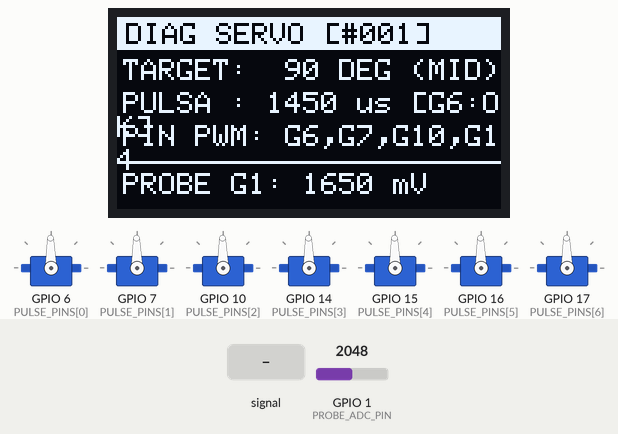
Recording of a sketch running on a simulated ESP32-S3. Parts: 128×64 one-colour display, 7 × servo. Wiring (inferred from the names in the program): 7 × servo: signal GPIO 6 / signal GPIO 7 / signal GPIO 10 / signal GPIO 14 / signal GPIO 15 / signal GPIO 16 / signal GPIO 17. The inputs (shaded band) are chosen by the test bench; at power-on: GPIO 1 (PROBE_ADC_PIN) = 2048 (analog values on the 0–4095 scale). Servo pulses on a pin are drawn as a servo (544–2400 µs = 0–180°); what the sketch prints to the serial monitor is not drawn.

Above: at 1.4 s.
1.5 s: GPIO 1 (PROBE_ADC_PIN) fed a 200 Hz sine of ±1023 counts around its level
At 3.7 s:
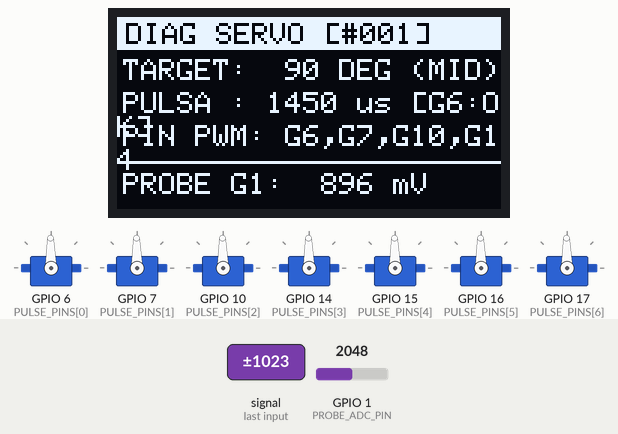
6.0 s: GPIO 1 (PROBE_ADC_PIN) set to 1310
At 7.2 s:
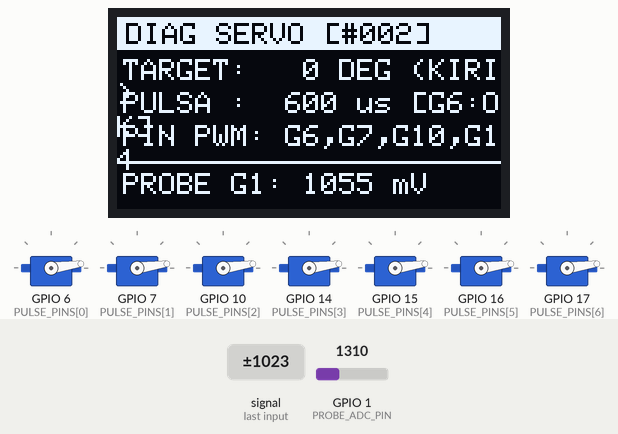
7.9 s: GPIO 1 (PROBE_ADC_PIN) set to 1204
At 9.8 s:
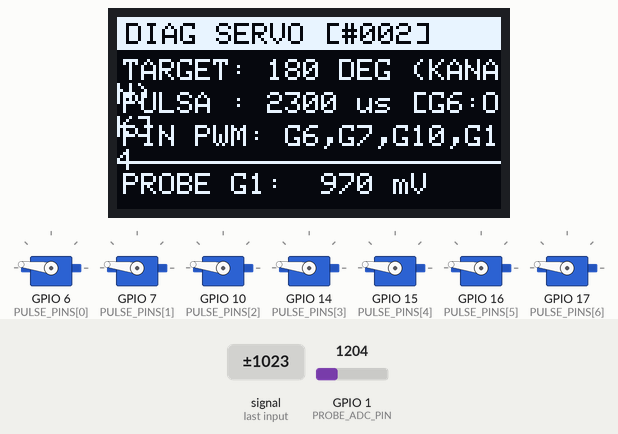
10.3 s: GPIO 1 (PROBE_ADC_PIN) fed a 1000 Hz sine of ±1023 counts around its level
At 11.6 s:
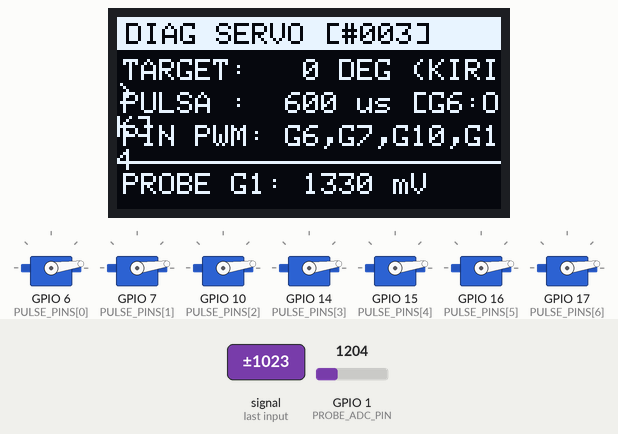
12.8 s: GPIO 1 (PROBE_ADC_PIN) fed a 200 Hz sine of ±327 counts around its level
At 14.5 s:
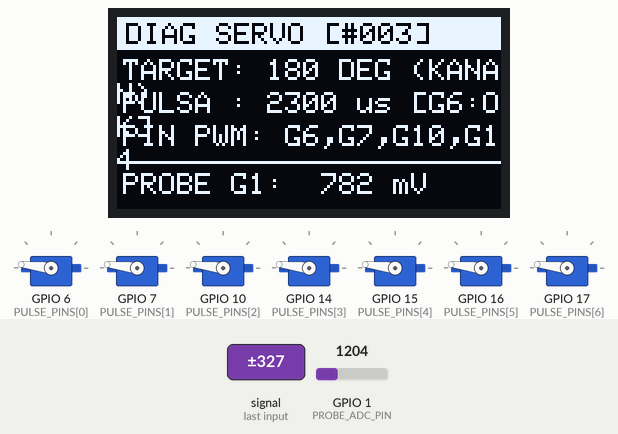
15.2 s: GPIO 1 (PROBE_ADC_PIN) set to 0
At 17.2 s:
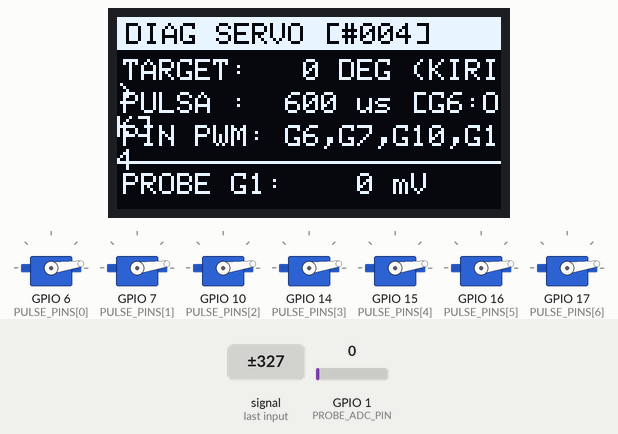
Timing chart, 0 to 18.7 s (numbered marks = the images above; inputs shaded):
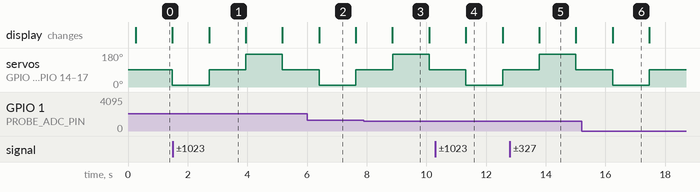

The sketch:

test_servo.ino
```cpp
/*
 * test_servo.ino — Program Uji Kontinyu Motor Servo + Voltmeter OLED (ESP32-S3)
 *
 * Lokasi File : PP2/firmware/test_servo/test_servo.ino
 * Target Board: ESP32S3 Dev Module
 *
 * Fitur Diagnostik Lengkap (Tanpa Perlu Multimeter!):
 *   1. Menggerakkan Servo secara kontinyu: 90 -> 0 -> 90 -> 180 derajat.
 *   2. Mengeluarkan sinyal Servo (50 Hz) sekaligus lewat:
 *        - Hardware LEDC PWM di GPIO 6 (10-bit 50 Hz)
 *        - Direct Microsecond Pulse di GPIO 7, 10, 14, 15, 16, 17
 *   3. FITUR VOLTMETER & DETEKTOR SINYAL DI LAYAR OLED (Pin Probe = GPIO 1):
 *        Hubungkan 1 kabel jumper dari pin GPIO 1 ke:
 *        - Pin "5V" / VCC Servo -> Lihat di layar OLED baris bawah ("PROBE G1: xxxx mV").
 *          * Jika tertulis < 500 mV (0.0V - 0.4V), berarti pin 5V board ESP32-S3 Anda MATI (0V)!
 *          * Jika tertulis > 2500 mV, berarti ada tegangan listrik masuk ke servo.
 *        - Pin "GPIO 6" -> Lihat di layar OLED apakah pulsa terdeteksi ("G6_CHK: OK").
 */

#include <Arduino.h>
#include <Wire.h>
#include <Adafruit_GFX.h>
#include <Adafruit_SSD1306.h>

// Konfigurasi Layar OLED SSD1306 (GPIO 8 SDA & GPIO 9 SCL)
#define OLED_I2C_ADDR   0x3C
#define OLED_SDA_PIN    8
#define OLED_SCL_PIN    9
#define SCREEN_WIDTH    128
#define SCREEN_HEIGHT   64
#define OLED_RESET      -1

// Pin Probe Voltmeter Internal (ADC1_CH0 pada ESP32-S3)
// Gunakan kabel jumper dari GPIO 1 untuk mengecek tegangan pin 5V / 3V3 / VCC Servo!
#define PROBE_ADC_PIN   1

// Pin Direct Pulse (GPIO 6, 7, 10, 14, 15, 16, 17)
const int PULSE_PINS[] = {6, 7, 10, 14, 15, 16, 17};
const int NUM_PULSE_PINS = sizeof(PULSE_PINS) / sizeof(PULSE_PINS[0]);

#define SERVO_MIN_US    600
#define SERVO_MID_US    1450
#define SERVO_MAX_US    2300
#define SERVO_PERIOD_US 20000

Adafruit_SSD1306 display(SCREEN_WIDTH, SCREEN_HEIGHT, &Wire, OLED_RESET);
bool g_oled_ok = false;
uint32_t g_cycle_count = 0;

void updateOledDiagnostic(int angleDeg, int pulseUs, const char *arahLabel, uint32_t probeMv, bool g6PulseOk)
{
    if (!g_oled_ok) return;

    display.clearDisplay();

    // Header
    display.fillRect(0, 0, SCREEN_WIDTH, 11, SSD1306_WHITE);
    display.setTextSize(1);
    display.setTextColor(SSD1306_BLACK);
    display.setCursor(3, 2);
    char hdr[24];
    snprintf(hdr, sizeof(hdr), "DIAG SERVO [#%03lu]", (unsigned long)(g_cycle_count % 1000));
    display.print(hdr);

    display.setTextColor(SSD1306_WHITE);

    // Baris 1: Sudut & Arah
    display.setCursor(2, 14);
    char l1[24];
    snprintf(l1, sizeof(l1), "TARGET: %3d DEG (%s)", angleDeg, arahLabel);
    display.print(l1);

    // Baris 2: Lebar Pulsa & Cek Internal Pin GPIO 6
    display.setCursor(2, 25);
    char l2[24];
    snprintf(l2, sizeof(l2), "PULSA : %4d us [%s]", pulseUs, g6PulseOk ? "G6:OK" : "G6:ERR");
    display.print(l2);

    // Baris 3: Pin Aktif
    display.setCursor(2, 36);
    display.print("PIN PWM: G6,G7,G10,G14");

    // Baris 4 (Kotak Bawah): Voltmeter Probe GPIO 1
    display.drawFastHLine(0, 48, SCREEN_WIDTH, SSD1306_WHITE);
    display.setCursor(2, 52);
    char l4[26];
    snprintf(l4, sizeof(l4), "PROBE G1: %4lu mV", (unsigned long)probeMv);
    display.print(l4);

    display.display();
}

void driveAndDiagnose(int angleDeg, const char *arahLabel, uint32_t durationMs)
{
    int pulseUs = SERVO_MIN_US + ((angleDeg * (SERVO_MAX_US - SERVO_MIN_US)) / 180);
    int lowUs   = SERVO_PERIOD_US - pulseUs;

    // 1. Baca tegangan pada pin PROBE GPIO 1 (dalam satuan mV)
    uint32_t probeMv = analogReadMilliVolts(PROBE_ADC_PIN);

    // 2. Tampilkan ke OLED & Serial Monitor
    updateOledDiagnostic(angleDeg, pulseUs, arahLabel, probeMv, true);
    Serial.printf("[#%03lu] Target=%3d deg (%s) | Pulsa=%4d us | PROBE_GPIO1=%4lu mV\n",
                  (unsigned long)g_cycle_count, angleDeg, arahLabel, pulseUs, (unsigned long)probeMv);

    // 3. Kirimkan pulsa mikrodetik langsung pada GPIO 6, 7, 10, 14, 15, 16, 17
    uint32_t numPulses = durationMs / 20U;
    for (uint32_t p = 0; p < numPulses; ++p) {
        for (int i = 0; i < NUM_PULSE_PINS; ++i) {
            digitalWrite(PULSE_PINS[i], HIGH);
        }
        delayMicroseconds(pulseUs);
        for (int i = 0; i < NUM_PULSE_PINS; ++i) {
            digitalWrite(PULSE_PINS[i], LOW);
        }
        delayMicroseconds(lowUs);
    }
}

void setup()
{
    Serial.begin(115200);
    delay(200);

    pinMode(PROBE_ADC_PIN, INPUT_PULLDOWN);
    analogReadResolution(12);

    for (int i = 0; i < NUM_PULSE_PINS; ++i) {
        pinMode(PULSE_PINS[i], OUTPUT);
        digitalWrite(PULSE_PINS[i], LOW);
    }

    Wire.begin(OLED_SDA_PIN, OLED_SCL_PIN, 400000);
    if (display.begin(SSD1306_SWITCHCAPVCC, OLED_I2C_ADDR)) {
        g_oled_ok = true;
    }
}

void loop()
{
    g_cycle_count++;
    driveAndDiagnose(90,  "MID",   1200);
    driveAndDiagnose(0,   "KIRI",  1200);
    driveAndDiagnose(90,  "MID",   1200);
    driveAndDiagnose(180, "KANAN", 1200);
}
```

Measured:
- the behaviour switches between 1241 and 1240 on GPIO 1 (PROBE_ADC_PIN) (found by bisection; images 2 and 3)
- after the input at 10.3 s, the display: changes after 1.0 s (image 4)
- what the display in image 0 shows lasts 1.2 s, from 0.3 s to 1.5 s
